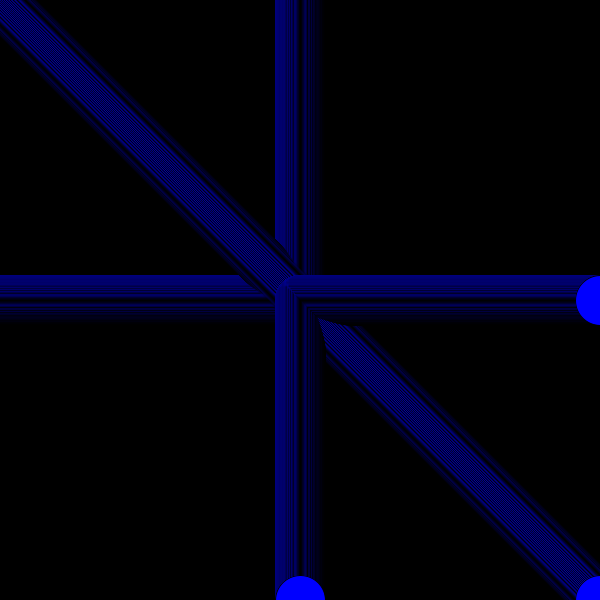
Frame 1 (no input)
Frame 60 (the mouse pressed at the canvas centre just before this capture): identical to frame 1, image omitted
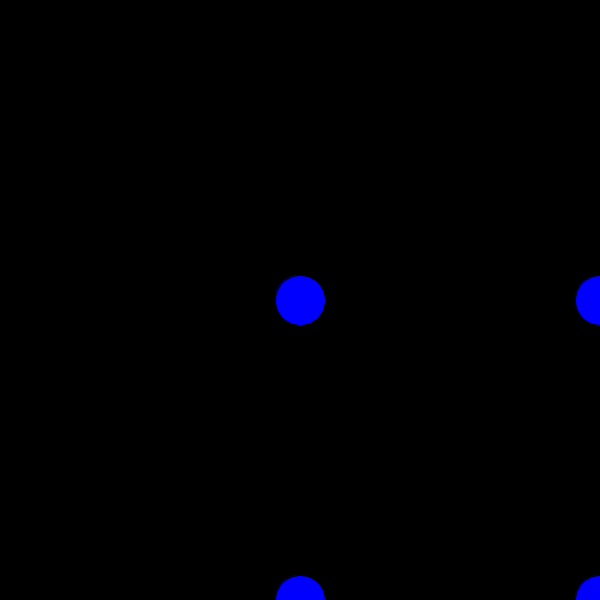
Frame 120 (the mouse held since frame 60 and released just before this capture)

The Processing sketch that drew these frames (run headless with seeded random() and noise(); from frame 60 on, the mouse is pressed at the canvas centre):

// Processing sketch: if_while_use
// ── if_while_use.pde
int i=0;
void setup()
{size(600,600);
}
void draw()
{
 background(0);
 i=0;
 while(i<width)
{

if(mouseX<1)
{
  i=i+1;
}
else
{
  i=i+mouseX;
}
fill(0,0,255);
ellipse(i,300,50,50);
ellipse(300,i,50,50);
ellipse(i,i,50,50);
}
}
